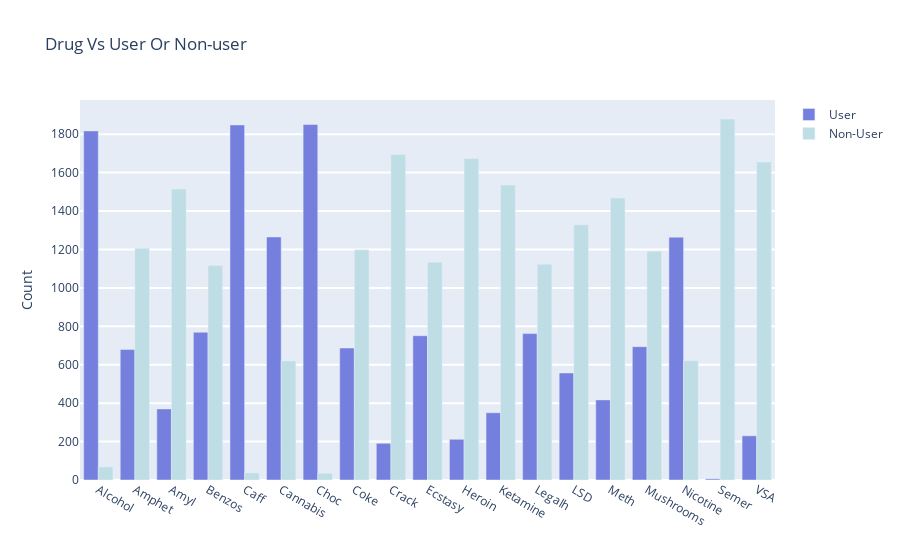

Notebook code cell kept with this figure:
### Code cell
trace1 = go.Bar(
    x=columns,
    y=count_of_users,
    name='User',
    marker = dict(color="rgb(117, 127, 221)")
)
trace2 = go.Bar(
    x=columns,
    y=count_of_non_users,
    name='Non-User',
    marker = dict(color="rgb(191, 221, 229)")
)


data = [trace1, trace2]
layout = go.Layout(
    title= 'Drug Vs User Or Non-user',
    yaxis=dict(title='Count', ticklen=5, gridwidth=2),
    barmode='group'
)

fig = go.Figure(data=data, layout=layout)
py.iplot(fig, filename='grouped-bar')

### Figure 1 — Plotly figure (JSON) as saved in the notebook; plotly's stock layout.template omitted (floating-point values rounded to 4 significant figures)
{"data": [{"marker": {"color": "rgb(117, 127, 221)"}, "name": "User", "type": "bar", "x": ["Alcohol", "Amphet", "Amyl", "Benzos", "Caff", "Cannabis", "Choc", "Coke", "Crack", "Ecstasy", "Heroin", "Ketamine", "Legalh", "LSD", "Meth", "Mushrooms", "Nicotine", "Semer", "VSA"], "y": [1817, 679, 370, 769, 1848, 1265, 1850, 687, 191, 751, 212, 350, 762, 557, 417, 694, 1264, 6, 230]}, {"marker": {"color": "rgb(191, 221, 229)"}, "name": "Non-User", "type": "bar", "x": ["Alcohol", "Amphet", "Amyl", "Benzos", "Caff", "Cannabis", "Choc", "Coke", "Crack", "Ecstasy", "Heroin", "Ketamine", "Legalh", "LSD", "Meth", "Mushrooms", "Nicotine", "Semer", "VSA"], "y": [68, 1206, 1515, 1116, 37, 620, 35, 1198, 1694, 1134, 1673, 1535, 1123, 1328, 1468, 1191, 621, 1879, 1655]}], "layout": {"autosize": true, "barmode": "group", "title": {"text": "Drug Vs User Or Non-user"}, "xaxis": {"autorange": true, "range": [-0.5, 18.5], "type": "category"}, "yaxis": {"autorange": true, "gridwidth": 2, "range": [0, 1978.0], "ticklen": 5, "title": {"text": "Count"}, "type": "linear"}}}
